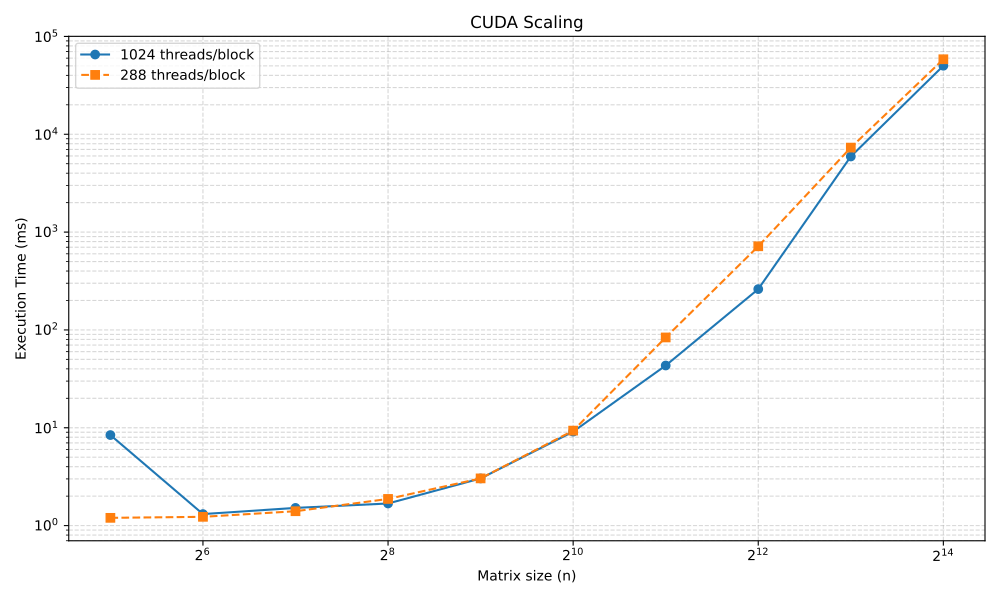

Reproduce this figure in Python.
import matplotlib.pyplot as plt
import numpy as np

data = np.loadtxt("task1.out", skiprows=1)

n = data[:, 0]
time_1024 = data[:, 1]
time_288 = data[:, 2]

plt.figure(figsize=(10, 6))
plt.plot(n, time_1024, 'o-', label='1024 threads/block')
plt.plot(n, time_288, 's--', label='288 threads/block')

plt.xscale("log", base=2)
plt.yscale("log")
plt.xlabel("Matrix size (n)")
plt.ylabel("Execution Time (ms)")
plt.title("CUDA Scaling")
plt.grid(True, which="both", linestyle="--", alpha=0.5)
plt.legend()
plt.tight_layout()
plt.savefig("task1.pdf")
plt.show()
